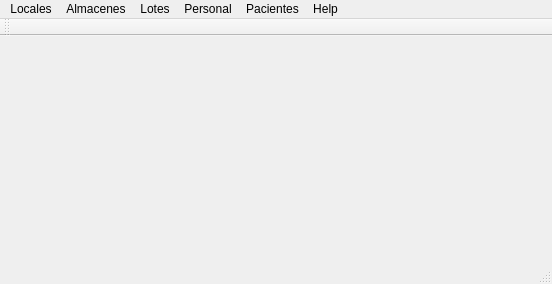
<?xml version="1.0" encoding="UTF-8"?>
<ui version="4.0">
 <class>mainWindow</class>
 <widget class="QMainWindow" name="mainWindow">
  <property name="geometry">
   <rect>
    <x>0</x>
    <y>0</y>
    <width>552</width>
    <height>284</height>
   </rect>
  </property>
  <property name="windowTitle">
   <string>mainWindow</string>
  </property>
  <widget class="QWidget" name="centralWidget"/>
  <widget class="QMenuBar" name="menuBar">
   <property name="geometry">
    <rect>
     <x>0</x>
     <y>0</y>
     <width>552</width>
     <height>20</height>
    </rect>
   </property>
   <widget class="QMenu" name="menuLocales">
    <property name="title">
     <string>Locales</string>
    </property>
    <addaction name="actionRegistrar_Locales"/>
    <addaction name="separator"/>
    <addaction name="actionGestionar_Locales"/>
   </widget>
   <widget class="QMenu" name="menuAlmacenes">
    <property name="title">
     <string>Almacenes</string>
    </property>
    <addaction name="actionRegistrar_Almacen"/>
    <addaction name="separator"/>
    <addaction name="actionGestionar_Almacen"/>
   </widget>
   <widget class="QMenu" name="menuLotes">
    <property name="title">
     <string>Lotes</string>
    </property>
    <addaction name="actionRegistrar_Lotes"/>
    <addaction name="separator"/>
    <addaction name="actionGestionar_Lotes"/>
   </widget>
   <widget class="QMenu" name="menuPersonal">
    <property name="title">
     <string>Personal</string>
    </property>
    <addaction name="actionRegistrar_Personal_Medico"/>
    <addaction name="separator"/>
    <addaction name="actionGestionar_Personal"/>
   </widget>
   <widget class="QMenu" name="menuPacientes">
    <property name="title">
     <string>Pacientes</string>
    </property>
    <addaction name="actionRegistrar_Pacientes"/>
    <addaction name="separator"/>
    <addaction name="actionGestionar_Pacientes"/>
    <addaction name="actionGestionar_Atencion"/>
   </widget>
   <widget class="QMenu" name="menuHelp">
    <property name="title">
     <string>Help</string>
    </property>
    <addaction name="actionAcerca_de"/>
    <addaction name="actionSalir"/>
   </widget>
   <addaction name="menuLocales"/>
   <addaction name="menuAlmacenes"/>
   <addaction name="menuLotes"/>
   <addaction name="menuPersonal"/>
   <addaction name="menuPacientes"/>
   <addaction name="menuHelp"/>
  </widget>
  <widget class="QToolBar" name="mainToolBar">
   <attribute name="toolBarArea">
    <enum>TopToolBarArea</enum>
   </attribute>
   <attribute name="toolBarBreak">
    <bool>false</bool>
   </attribute>
  </widget>
  <widget class="QStatusBar" name="statusBar"/>
  <action name="actionRegistrar_Locales">
   <property name="text">
    <string>Registrar Locales...</string>
   </property>
  </action>
  <action name="actionGestionar_Locales">
   <property name="text">
    <string>Gestionar Locales...</string>
   </property>
  </action>
  <action name="actionRegistrar_Almacen">
   <property name="text">
    <string>Registrar Almacen...</string>
   </property>
  </action>
  <action name="actionGestionar_Almacen">
   <property name="text">
    <string>Gestionar Almacen...</string>
   </property>
  </action>
  <action name="actionRegistrar_Lotes">
   <property name="text">
    <string>Registrar Lotes...</string>
   </property>
  </action>
  <action name="actionGestionar_Lotes">
   <property name="text">
    <string>Gestionar Lotes...</string>
   </property>
  </action>
  <action name="actionRegistrar_Personal_Medico">
   <property name="text">
    <string>Registrar Personal Medico...</string>
   </property>
  </action>
  <action name="actionGestionar_Personal">
   <property name="text">
    <string>Gestionar Personal...</string>
   </property>
  </action>
  <action name="actionRegistrar_Pacientes">
   <property name="text">
    <string>Registrar Pacientes</string>
   </property>
  </action>
  <action name="actionGestionar_Pacientes">
   <property name="text">
    <string>Gestionar Pacientes</string>
   </property>
  </action>
  <action name="actionGestionar_Atencion">
   <property name="text">
    <string>Gestionar Atencion</string>
   </property>
  </action>
  <action name="actionAcerca_de">
   <property name="text">
    <string>Acerca de...</string>
   </property>
  </action>
  <action name="actionSalir">
   <property name="text">
    <string>Salir...</string>
   </property>
  </action>
 </widget>
 <layoutdefault spacing="6" margin="11"/>
 <resources/>
 <connections/>
</ui>
